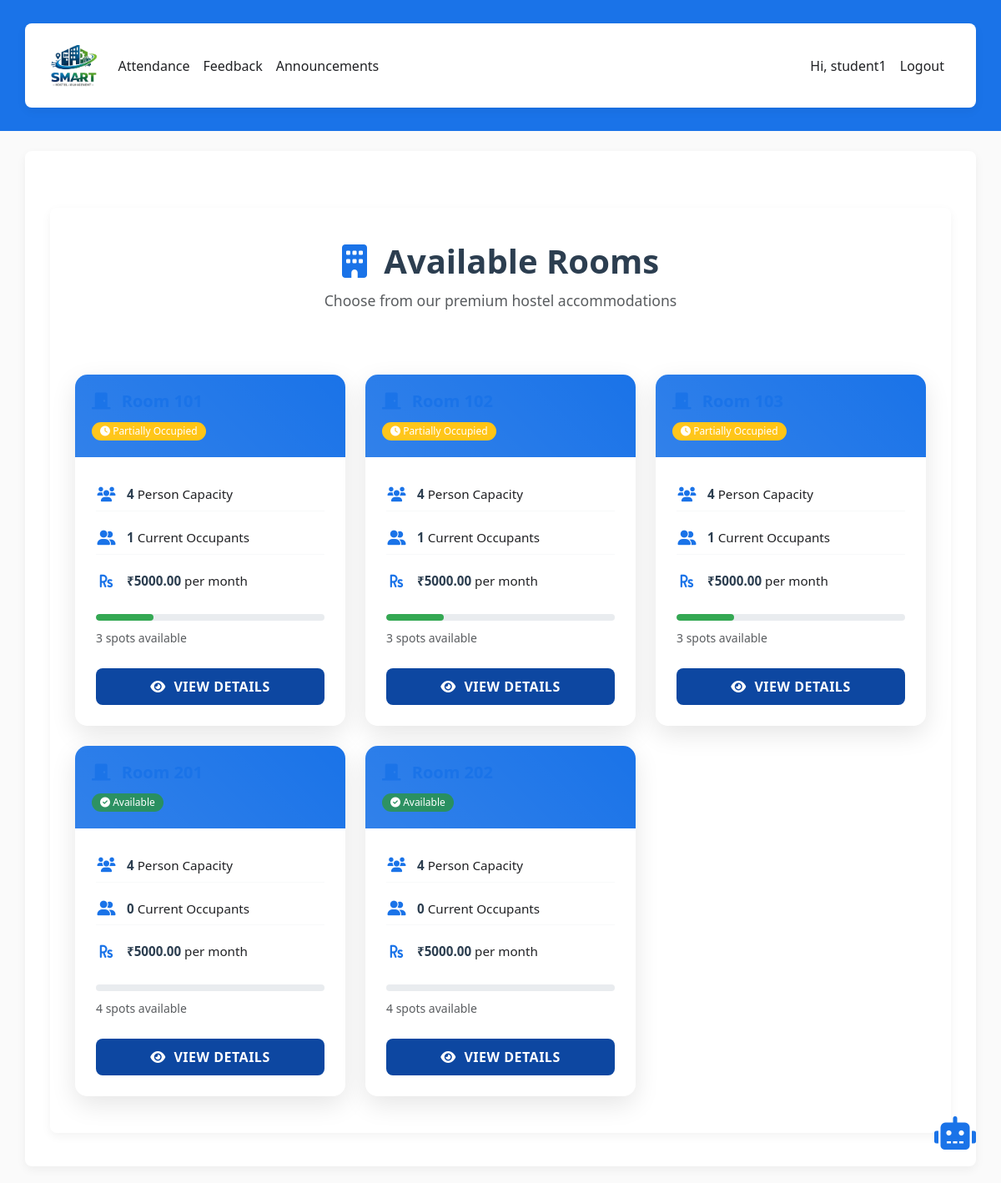
Screenshot of /rooms/ (signed in) with the database file from the repository.
### hostel/models.py (models this page shows, shortened)
class Room(models.Model):
    room_no = models.CharField(max_length=10, unique=True)
    capacity = models.PositiveIntegerField(default=1)
    rent = models.DecimalField(max_digits=8, decimal_places=2, default=0)
    is_active = models.BooleanField(default=True)
    @property
    def occupants_count(self):
        return self.studentprofile_set.count()

### hostel/views.py (the view)
# urls.py: path('rooms/', views.rooms_list, name='rooms'),
@login_required
def rooms_list(request):
    rooms = Room.objects.filter(is_active=True).order_by('room_no')
    for room in rooms:
        room.availability_percentage = int((room.occupants_count / room.capacity * 100) if room.capacity > 0 else 0)
        room.spots_available = room.capacity - room.occupants_count
    return render(request, 'hostel/rooms.html', {'rooms': rooms})

### templates/hostel/rooms.html (shortened to what this page needs)
{% extends 'hostel/base.html' %}
{% load static %}
{% block content %}
<div class="container mt-5">
  <div class="rooms-header">
    <h2><i class="fas fa-building"></i> Available Rooms</h2>
    <p class="text-muted">Choose from our premium hostel accommodations</p>
  </div>
  <div class="row">
    {% for room in rooms %}
      <div class="col-lg-4 col-md-6 mb-4">
        <div class="room-card">
          <div class="card room-card-inner">
            <div class="card-header room-card-header">
              <h5 class="mb-0">
                <i class="fas fa-door-closed"></i> Room {{ room.room_no }}
              </h5>
              <div class="room-status">
                {% if room.occupants_count == 0 %}
                  <span class="badge bg-success"><i class="fas fa-check-circle"></i> Available</span>
                {% elif room.occupants_count < room.capacity %}
                  <span class="badge bg-warning"><i class="fas fa-clock"></i> Partially Occupied</span>
                {% else %}
                  <span class="badge bg-danger"><i class="fas fa-times-circle"></i> Full</span>
                {% endif %}
              </div>
            </div>
            <div class="card-body room-card-body">
              <div class="room-specs">
                <div class="spec-item">
                  <i class="fas fa-users"></i>
                  <span><strong>{{ room.capacity }}</strong> Person Capacity</span>
                </div>
                <div class="spec-item">
                  <i class="fas fa-user-friends"></i>
                  <span><strong>{{ room.occupants_count }}</strong> Current Occupants</span>
                </div>
                <div class="spec-item">
                  <i class="fas fa-rupee-sign"></i>
                  <span><strong>₹{{ room.rent }}</strong> per month</span>
                </div>
              </div>
              <div class="room-availability">
                <div class="availability-bar">
                  <div class="availability-fill" style="width: {{ room.availability_percentage }}%"></div>
                </div>
                <small class="text-muted">
                  {{ room.spots_available }} spot{{ room.spots_available|pluralize }} available
                </small>
              </div>
              <div class="room-actions">
                <a href="{% url 'room_detail' room.pk %}" class="btn btn-view-details">
                  <i class="fas fa-eye"></i> View Details
                </a>
              </div>
            </div>
          </div>
        </div>
      </div>
    {% endfor %}
  </div>
</div>
<link rel="stylesheet" href="https://cdnjs.cloudflare.com/ajax/libs/font-awesome/6.0.0/css/all.min.css">
{% endblock %}

### templates/hostel/base.html (shortened to what this page needs)
{% load static %}
<!doctype html>
<html lang="en">
  <head>
    <link href="https://cdn.jsdelivr.net/npm/bootstrap@5.3.2/dist/css/bootstrap.min.css" rel="stylesheet">
    <link href="{% static 'hostel/css/style.css' %}" rel="stylesheet">
  </head>
  <body>
    <nav class="navbar navbar-expand-lg navbar-dark mb-4" style="background: #1A73E8;">
      <div class="container">
        <a class="navbar-brand" href="{% url 'home' %}">
          <img src="{% static 'hostel/img/logo.png' %}" alt="Smart Hostel" class="d-inline-block align-text-top logo-img">
        </a>
        <div class="collapse navbar-collapse" id="nav">
          <ul class="navbar-nav me-auto">
            {% if user.is_authenticated %}
              {% if not user.is_staff %}
                <li class="nav-item"><a class="nav-link" href="{% url 'attendance' %}">Attendance</a></li>
                <li class="nav-item"><a class="nav-link" href="{% url 'feedback' %}">Feedback</a></li>
                <li class="nav-item"><a class="nav-link" href="{% url 'announcements' %}">Announcements</a></li>
              {% endif %}
            {% endif %}
          </ul>
          <ul class="navbar-nav">
            {% if user.is_authenticated %}
              <li class="nav-item"><span class="nav-link">Hi, {{ user.username }}</span></li>
              <li class="nav-item"><a class="nav-link" href="{% url 'logout' %}">Logout</a></li>
            {% else %}
              <li class="nav-item"><a class="nav-link" href="{% url 'login' %}">Login</a></li>
              <li class="nav-item"><a class="nav-link" href="{% url 'signup' %}">Sign up</a></li>
            {% endif %}
          </ul>
        </div>
      </div>
    </nav>
    <div class="container">
      {% block content %}{% endblock %}
    </div>
    {% if user.is_authenticated and not user.is_staff and not hide_chatbot|default:False %}
      <a href="{% url 'chatbot_page' %}" class="chatbot-float-btn" title="Chat with us">
        <i class="fas fa-robot chatbot-icon"></i>
      </a>
    {% endif %}
  </body>
</html>

### static/hostel/css/style.css (style rules this page uses)
body { font-family: 'Segoe UI', Tahoma, Geneva, Verdana, sans-serif; background: #FAFAFA; color: #202124; min-height: 100vh; margin: 0; }
.container { background: #FFFFFF; border-radius: 8px; box-shadow: 0 4px 12px rgba(0,0,0,0.05); margin: 20px auto; padding: 20px 30px; }
h1,h2,h3,h4,h5,h6 { color: #1A73E8; font-weight: 600; }
h2 { text-align: center; margin-bottom: 20px; }
a { color: #0D47A1; }
.card { background: #FFFFFF; border: 1px solid #e0e0e0; border-radius: 8px; box-shadow: 0 2px 8px rgba(0,0,0,0.05); transition: transform 0.2s ease, box-shadow 0.2s ease; }
.card-header { background: #F1F3F4; border-bottom: 1px solid #e0e0e0; font-weight: 600; color: #202124; }
.card-body { padding: 16px; }
.btn { border-radius: 4px; font-weight: 600; text-transform: uppercase; letter-spacing: 0.5px; transition: background 0.2s ease; }
p, li, span, label, input, textarea { color: #202124; }
a, .nav-link { color: #0D47A1; }
.navbar, .footer { background: #1A73E8; }
.navbar .nav-link, .footer a { color: #202124 !important; }
.navbar .navbar-brand { color: #202124 !important; }
.navbar-brand img { height: 50px; width: auto; display: block; }
.chatbot-float-btn { position: fixed; right: 20px; bottom: 20px; z-index: 1000; display: flex; align-items: center; justify-content: center; text-decoration: none; }
.chatbot-icon { width: 60px; height: 60px; font-size: 2.5rem; color: #1A73E8; }
.badge { border-radius: 20px; font-weight: 500; }
.rooms-header { text-align: center; margin-bottom: 40px; padding: 20px 0; }
.rooms-header h2 { color: #2c3e50; font-weight: 700; font-size: 2.5rem; margin-bottom: 10px; }
.rooms-header h2 i { color: #1A73E8; margin-right: 10px; }
.rooms-header p { font-size: 1.1rem; color: #202124; }
.room-card { height: 100%; perspective: 1000px; }
.room-card-inner { height: 100%; border: none; border-radius: 15px; box-shadow: 0 10px 30px rgba(0, 0, 0, 0.1); transition: all 0.3s cubic-bezier(0.4, 0, 0.2, 1); overflow: hidden; position: relative; }
.room-card-header { background: #1A73E8; color: white; padding: 20px; border: none; position: relative; overflow: hidden; }
.room-card-header::before { content: ''; position: absolute; top: 0; left: 0; right: 0; bottom: 0; background: linear-gradient(45deg, rgba(255,255,255,0.1) 0%, transparent 100%); pointer-events: none; }
.room-card-header h5 { margin: 0; font-weight: 600; position: relative; z-index: 1; }
.room-card-header h5 i { margin-right: 8px; opacity: 0.9; }
.room-status { margin-top: 10px; }
.room-status .badge { font-size: 0.75rem; padding: 5px 10px; border-radius: 20px; font-weight: 500; }
.room-card-body { padding: 25px; background: #ffffff; }
.room-specs { margin-bottom: 20px; }
.spec-item { display: flex; align-items: center; margin-bottom: 12px; padding: 8px 0; border-bottom: 1px solid #f8f9fa; }
.spec-item:last-child { border-bottom: none; }
.spec-item i { color: #1A73E8; font-size: 1.1rem; width: 25px; margin-right: 12px; text-align: center; }
.spec-item span { color: #202124; font-size: 0.95rem; }
.spec-item strong { color: #2c3e50; font-weight: 600; }
.room-availability { margin-bottom: 25px; }
.availability-bar { width: 100%; height: 8px; background: #e9ecef; border-radius: 4px; overflow: hidden; margin-bottom: 8px; }
.availability-fill { height: 100%; background: #34A853; border-radius: 4px; transition: width 0.3s ease; }
.room-actions { display: flex; gap: 10px; flex-wrap: wrap; }
.btn-view-details, .btn-book-now { flex: 1; min-width: 120px; padding: 10px 15px; border-radius: 8px; font-weight: 600; text-transform: uppercase; letter-spacing: 0.5px; transition: all 0.3s ease; border: none; position: relative; overflow: hidden; }
.btn-view-details { background: #0D47A1; color: white; }
.btn-view-details i, .btn-book-now i { margin-right: 5px; }

### rows the page displays
Room: shows "Partially Occupied", capacity "4", occupants_count "1", rent "5000.00", {{ room.availability_percentage }} 25 (drawn), spots_available "3"
Room: shows "Partially Occupied", capacity "4", occupants_count "1", rent "5000.00", {{ room.availability_percentage }} 25 (drawn), spots_available "3"
Room: shows "Partially Occupied", capacity "4", occupants_count "1", rent "5000.00", {{ room.availability_percentage }} 25 (drawn), spots_available "3"
Room: shows "Available", capacity "4", occupants_count "0", rent "5000.00", spots_available "4"
Room: shows "Available", capacity "4", occupants_count "0", rent "5000.00", spots_available "4"

### other values shown
{{ user.username }} "student1"
